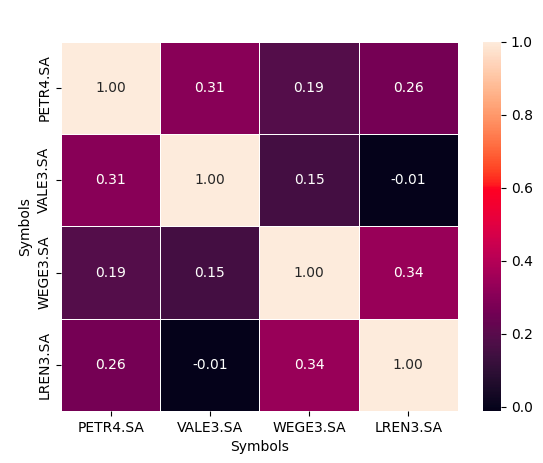

Recreate this plot in Python.
import datetime as dt

import matplotlib.pyplot as plt
import seaborn as sns
from pandas_datareader import data as pdr

now = dt.datetime.now()
start = now - dt.timedelta(days=365)

price = pdr.get_data_yahoo(
    ["PETR4.SA", "VALE3.SA", "WEGE3.SA", "LREN3.SA"], start, now
)["Adj Close"]
returns = price.pct_change().dropna()
corr = returns.corr()

plot = sns.heatmap(corr, annot=True, fmt=".2f", linewidths=0.6)
plt.show()
